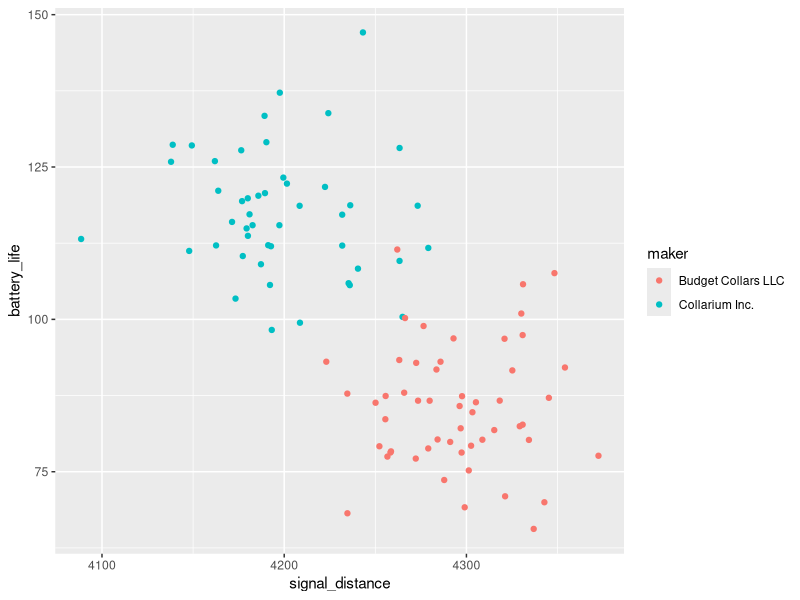

R code for this plot: (Note: this script raises an error after producing the figure.)
# Script to create seal collar data
# Keaton Wilson
# keatonwilson@me.com
# 2020-01-23 

# packages
library(tidyverse)

# The basic idea here is to create a dataframe on 100 collars, from two 
# different manufacturers, with two columns of data: battery life (how long it
# lasts) and signal distance (how far it reads before it won't respond). A 
# tradeoff here - one brand probably has longer battery life and one has a 
# longer signalling distance. Also a column for failure (i.e. a collar was 
# noted or collected by fishing teams on a leopard seal that posed a threat, 
# but didn't ping on their instruments).

collars = tibble(collar_id = seq(1:100),
                     maker = c(rep("Collarium Inc.", 47), 
                               rep("Budget Collars LLC", 53)), 
                     battery_life = c(rnorm(n = 47, mean = 120, sd =10), 
                                      rnorm(n = 53, mean = 86, sd = 10)), 
                     signal_distance = c(rnorm(n = 47, mean = 4200, sd = 35),
                                         rnorm(n = 53, mean = 4300, sd = 35)), 
                     fail = c(rbinom(n = 47, size = 1, prob = 0.07), 
                              rbinom(n = 53, size = 1, prob = 0.3)))

# Checking
collars %>% 
  group_by(maker) %>%
  summarize(mean_fail = mean(fail))

ggplot(collars, aes(x = signal_distance, y = battery_life, col = maker)) +
  geom_point()

#writing to csv
write_csv(collars, path = "./modules/module_3/data/collar_data.csv")
